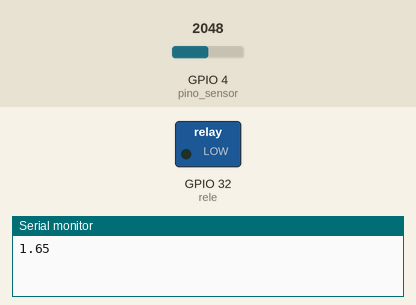
Simulated run of this sketch. Board: ESP32. Shown: switched loads named in the sketch (green lamp = pin HIGH), the last lines printed to the serial monitor. The test bench sets the inputs (shaded band); at power-on: GPIO 4 (pino_sensor) = 2048.

Above: at 0.1 s.
At 0.6 s:
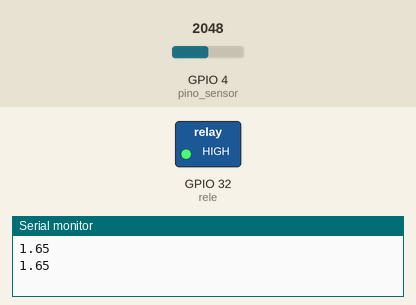
Timing chart, 0 to 2.1 s (numbered marks = the images above):
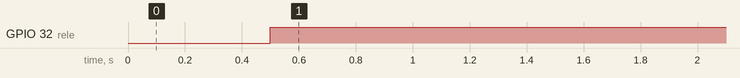

The sketch:

potenciometro.ino
```cpp
#define  pino_sensor 4
#define rele 32

void setup() {
  Serial.begin(115200);
  pinMode(pino_sensor,INPUT);
  pinMode(rele,OUTPUT);

}

void loop() {
  int leitura=analogRead(pino_sensor);
 float tensao=leitura*(3.3/4095.0);
  Serial.println(tensao);
  delay(500);
  if(tensao>1.0){
    digitalWrite(rele,HIGH);
  }
  else{
    digitalWrite(rele,LOW);
   }
  }
```

Measured:
- by itself, GPIO 32 (rele): LOW → HIGH at 0.50 s
